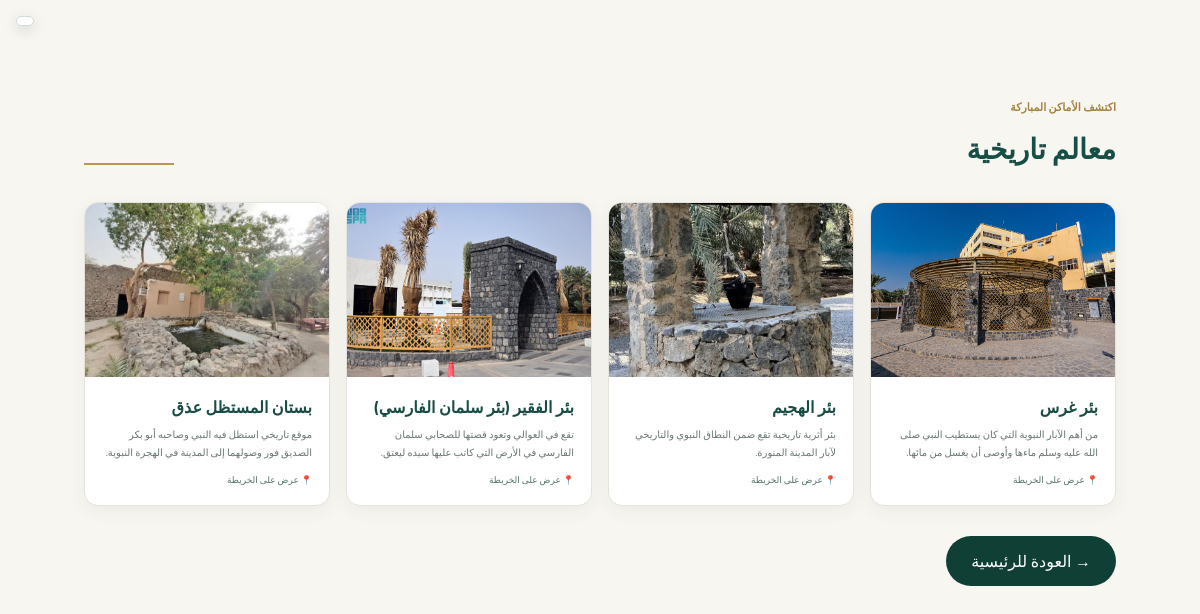
The page /places/historical.php on the database its author committed.
### tables this page shows
CREATE TABLE `madinah_landmarks` (
  `ID` int(11) NOT NULL AUTO_INCREMENT,
  `NAME` varchar(255) NOT NULL,
  `CATEGORY` varchar(50) DEFAULT NULL,
  `DESCRIPTION` text DEFAULT NULL,
  `MAPS_URL` text DEFAULT NULL,
  `IMAGE_URL` varchar(255) DEFAULT NULL,
  `LATITUDE` decimal(10,7) DEFAULT NULL,
  `LONGITUDE` decimal(10,7) DEFAULT NULL,
  `OPEN_TIME` time DEFAULT NULL,
  `CLOSE_TIME` time DEFAULT NULL,
  `VISIT_DURATION` int(11) DEFAULT NULL,
  `RATING` decimal(2,1) DEFAULT NULL,
  `CREATED_AT` timestamp NOT NULL DEFAULT current_timestamp(),
  PRIMARY KEY (`ID`),
  KEY `idx_category` (`CATEGORY`)
);

### lang.php (called while the page is built, shortened)
<?php
$LANGS = [
    "ar" => ["name" => "العربية",          "dir" => "rtl"],
    "en" => ["name" => "English",          "dir" => "ltr"],
    "id" => ["name" => "Bahasa Indonesia", "dir" => "ltr"],
    "ur" => ["name" => "اردو",             "dir" => "rtl"],
];
$LANG = $_SESSION["lang"] ?? ($_COOKIE["lang"] ?? "ar");
$LANG_DIR   = $LANGS[$LANG]["dir"];
$LANG_ARROW = ($LANG_DIR === "rtl") ? "←" : "→";
$__LANG_AR  = require __DIR__ . "/lang/ar.php";
$__LANG_CUR = ($LANG === "ar") ? $__LANG_AR : require __DIR__ . "/lang/" . $LANG . ".php";
function t(string $key, ...$args): string
{
    global $__LANG_CUR, $__LANG_AR;
    $text = $__LANG_CUR[$key] ?? $__LANG_AR[$key] ?? $key;
    return $args ? vsprintf($text, $args) : $text;
}

### helpers.php (called while the page is built, shortened)
<?php
function resolve_image(?string $raw, string $root): string
{
    $raw = trim((string)$raw);
    $raw = str_replace("\\", "/", $raw);
    $raw = preg_replace('#^\.?/*#', '', $raw);
    if (is_file($root . "/" . $raw)) {
        return $raw;
    }
    $best = "";
    $bestScore = 0;
    return ($bestScore >= 80) ? "images/" . $best : "";
}
function image_url(string $relativePath, string $prefix = ""): string
{
    return $prefix . implode("/", array_map("rawurlencode", explode("/", $relativePath)));
}

### places/historical.php (the view, shortened to what this page needs)
<?php
include "../database/db.php";
require_once "../lang.php";
require_once "../helpers.php";
$sql = "SELECT * FROM madinah_landmarks
        WHERE REPLACE(TRIM(CATEGORY), ' ', '') IN ('معالمتارخية', 'معالمتاريخية')
        ORDER BY ID";
$result = mysqli_query($conn, $sql);
$root = dirname(__DIR__);
?>
<!DOCTYPE html>
<html lang="<?= $LANG ?>" dir="<?= $LANG_DIR ?>">
<head>
    <link rel="stylesheet" href="../style.css">
</head>
<body>
<section class="section">
    <div class="section-heading">
        <div>
            <span><?= htmlspecialchars(t('mu_kicker')) ?></span>
            <h2><?= htmlspecialchars(t('cat_historical')) ?></h2>
        </div>
        <div class="line"></div>
    </div>
    <div class="places-grid">
        <?php
        while ($result && ($place = mysqli_fetch_assoc($result))):
            $img = image_url(resolve_image($place["IMAGE_URL"], $root), "../");
            $hasMap = preg_match('#^https?://#i', (string)$place["MAPS_URL"]) && strlen($place["MAPS_URL"]) > 12;
        ?>
            <a href="details.php?ID=<?= (int)$place["ID"] ?>" class="place-card">
                <?php if ($img !== ""): ?>
                    <div class="place-image"
                         style="background-image: url('<?= htmlspecialchars($img, ENT_QUOTES) ?>');"></div>
                <?php else: ?>
                    <div class="place-image place-image-empty"><span>🏛️</span></div>
                <?php endif; ?>
                <div class="place-content">
                    <h3><?= htmlspecialchars(trim($place["NAME"])) ?></h3>
                    <p><?= htmlspecialchars($place["DESCRIPTION"]) ?></p>
                    <?php if ($hasMap): ?>
                        <small>📍 <?= htmlspecialchars(t('mu_view_map')) ?></small>
                    <?php endif; ?>
                </div>
            </a>
        <?php endwhile; ?>
    </div>
    <a href="../home.php"
       class="back-button"
       style="display:inline-block; margin-top:30px; background:#103f36; color:white; padding:10px 25px; border-radius:25px; text-decoration:none;">
        <?= $LANG_ARROW === "←" ? "→" : "←" ?> <?= htmlspecialchars(t('back_home')) ?>
    </a>
</section>
<?php include __DIR__ . "/../translate_widget.php"; ?>
</body>
</html>

### style.css (style rules this page uses)
* { margin: 0; padding: 0; box-sizing: border-box; }
:root { --green: #103f36; --green-light: #176555; --gold: #b99652; --cream: #f8f6f0; --text: #183c35; --gray: #687773; }
html { scroll-behavior: smooth; }
body { font-family: "Cairo", sans-serif; background: var(--cream); color: var(--text); direction: rtl; }
a { text-decoration: none; color: inherit; }
.section { width: 86%; max-width: 1180px; margin: auto; padding: 78px 0 50px; }
.section-heading { display: flex; align-items: end; justify-content: space-between; margin-bottom: 27px; }
.section-heading span { color: #a48343; font-size: 11px; font-weight: 700; }
.section-heading h2 { color: #174e45; font-size: 28px; margin-top: 3px; }
.line { width: 90px; height: 2px; background: #b99652; margin-bottom: 10px; }
.places-grid { display: grid; grid-template-columns: repeat(4, 1fr); gap: 16px; }
.place-card { background: white; border-radius: 14px; overflow: hidden; border: 1px solid #e4e4dc; box-shadow: 0 5px 18px rgba(30,55,48,.06); }
.place-image { height: 174px; background-size: cover; background-position: center; display: flex; align-items: center; justify-content: center; }
.place-content { padding: 15px 17px 17px; }
.place-content h3 { color: #194d44; font-size: 16px; margin-bottom: 4px; }
.place-content p { color: #687772; font-size: 10px; line-height: 1.8; min-height: 36px; }
.place-content small { color: #55736c; font-size: 9px; display: block; margin-top: 9px; }

### places/historical.php (style rules this page uses)
.place-card { display: block; text-decoration: none; color: inherit; }
.place-content p { display: -webkit-box; -webkit-line-clamp: 3; -webkit-box-orient: vertical; overflow: hidden; }

### translate_widget.php (style rules this page uses)
body { top:0!important }

### rows shown on the page
madinah_landmarks: IMAGE_URL (picture), NAME "بئر غرس", DESCRIPTION "من أهم الآبار النبوية التي كان يستطيب النبي صلى الله عليه وسلم ماءها وأوصى أن يغسل من مائها."
madinah_landmarks: IMAGE_URL (picture), NAME "بئر الهجيم", DESCRIPTION "بئر أثرية تاريخية تقع ضمن النطاق النبوي والتاريخي لآبار المدينة المنورة."
madinah_landmarks: IMAGE_URL (picture), NAME "بئر الفقير (بئر سلمان الفارسي)", DESCRIPTION "تقع في العوالي وتعود قصتها للصحابي سلمان الفارسي في الأرض التي كاتب عليها سيده ليعتق."
madinah_landmarks: IMAGE_URL (picture), NAME "بستان المستظل عذق", DESCRIPTION "موقع تاريخي استظل فيه النبي وصاحبه أبو بكر الصديق فور وصولهما إلى المدينة في الهجرة النبوية."

### other values the page prints
t('mu_kicker') "اكتشف الأماكن المباركة"
t('cat_historical') "معالم تاريخية"
t('back_home') "العودة للرئيسية"
